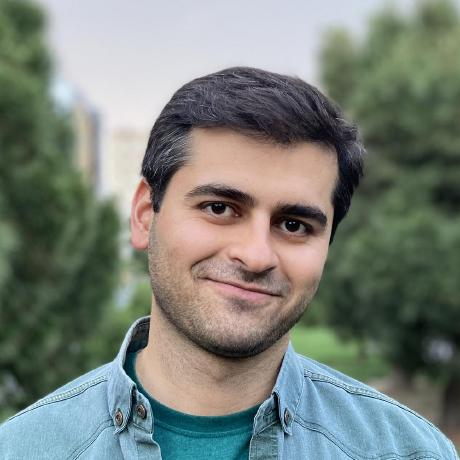
#> input picture sajjad.jpg, 460 x 460 px
$ python -i cartoon.py   (imports and definitions only)
#> lines starting #> are read from the running program, lines starting #| are printed output that depends on the picture; after the words box and inside, x2 and y2 are one past the last pixel; in counts of white or black regions, pixels touching at a corner belong together
#> further down, picture is the input picture: shape (460, 460, 3); mean B, G, R 121.4, 128.8, 121.6
import io
import cv2
import numpy as np
from fastapi import FastAPI, File, UploadFile, HTTPException
from fastapi.responses import StreamingResponse

# [1 line not run here, left out]

def cartoonize_image(image):
    gray = cv2.cvtColor(image, cv2.COLOR_BGR2GRAY)
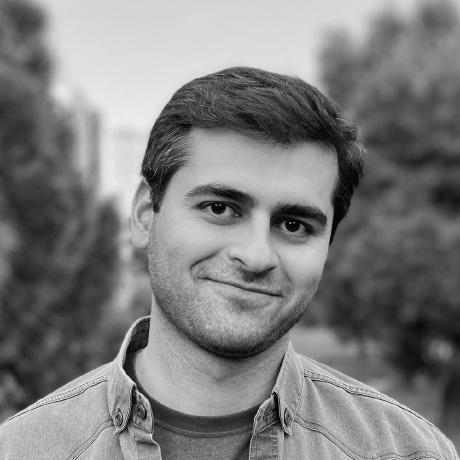
#> gray: shape (460, 460); min 0, max 248, mean 125.8
    gray_blur = cv2.bilateralFilter(gray, 9, 75, 75)
    edges = cv2.adaptiveThreshold(gray_blur, 255, cv2.ADAPTIVE_THRESH_MEAN_C, cv2.THRESH_BINARY, 9, 9)
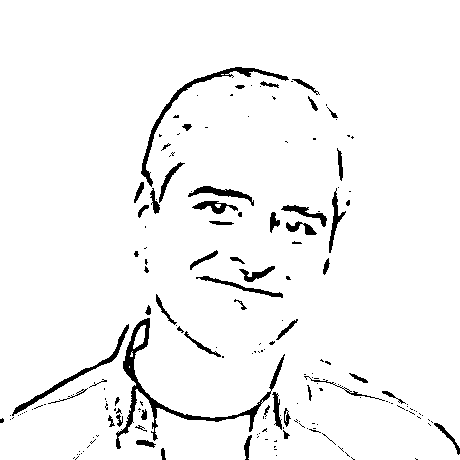
#> edges: shape (460, 460); 95.7% white; 184 black regions (129 under 20 px), largest, box (x1, y1, x2, y2) and area: (116, 318, 285, 449) 1860, (141, 67, 289, 187) 994, (12, 324, 129, 416) 657
    color = cv2.bilateralFilter(image, 9, 75, 75)
    cartoon = cv2.bitwise_and(color, color, mask=edges)
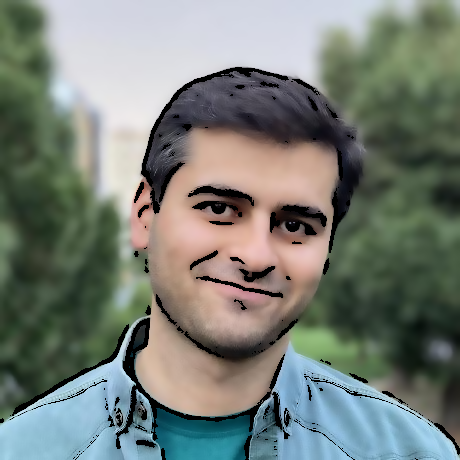
#> cartoon: shape (460, 460, 3); mean B, G, R 118.4, 125.9, 119

    return cartoon

# [15 lines not run here, left out]

>>> import cv2
>>> picture = cv2.imread('sajjad.jpg')
>>> result = cartoonize_image(picture)

$ run again, on cartoon.png
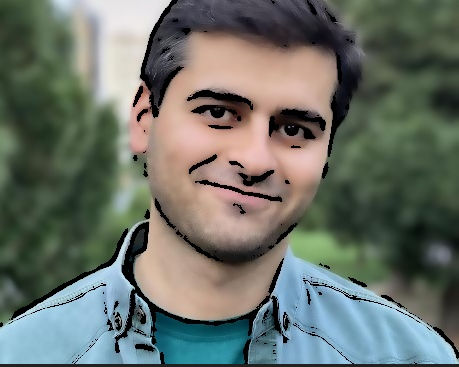
#> input picture cartoon.png, 459 x 367 px
#> picture is the input picture: shape (367, 459, 3); mean B, G, R 104.8, 112.8, 106.1
#> in cartoonize_image, `gray = cv2.cvtColor(image, cv2.COLOR_BGR2GRAY)`:
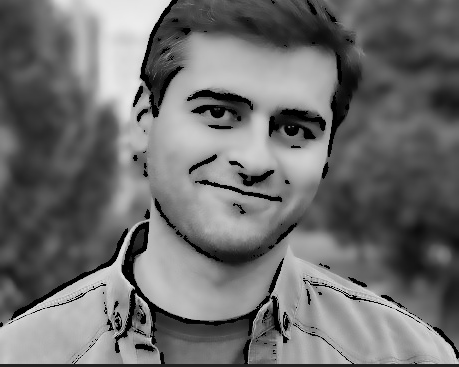
#> gray: shape (367, 459); min 0, max 236, mean 109.9
#> in cartoonize_image, `edges = cv2.adaptiveThreshold(gray_blur, 255, cv2.ADAPTIVE_THRESH_MEAN..`:
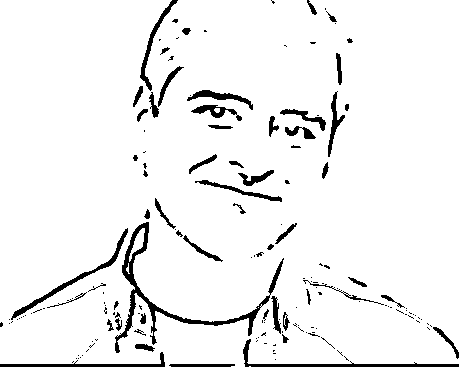
#> edges: shape (367, 459); 94.3% white; 161 black regions (105 under 20 px), largest, box (x1, y1, x2, y2) and area: (115, 222, 284, 353) 1846, (243, 339, 459, 367) 750, (11, 228, 128, 320) 655
